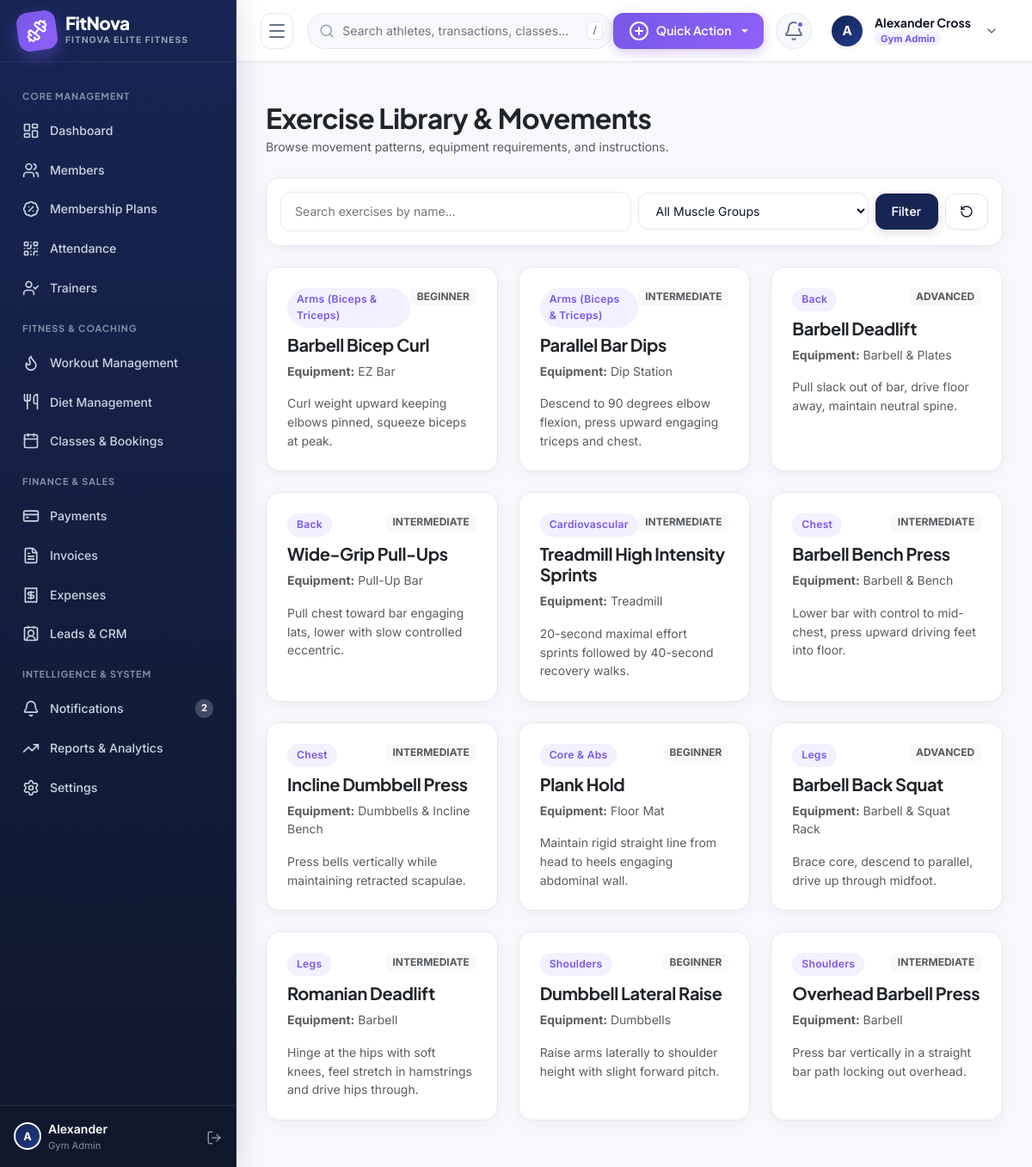
Page /fitness/exercises/ (signed in) on the committed database.
### apps/accounts/models.py (models this page shows, shortened)
class GymOrganization(models.Model):
    name = models.CharField(max_length=200)
    slug = models.SlugField(max_length=220, unique=True)
    logo = models.ImageField(upload_to='organizations/logos/', null=True, blank=True)
    email = models.EmailField()
    phone = models.CharField(max_length=20)
    website = models.URLField(blank=True, default='')
    tax_id = models.CharField(max_length=50, blank=True, default='', verbose_name='Tax/GST ID')
    currency = models.CharField(max_length=10, default='$')
    is_active = models.BooleanField(default=True)
    created_at = models.DateTimeField(auto_now_add=True)
    updated_at = models.DateTimeField(auto_now=True)
    class Meta:
        verbose_name = 'Gym Organization'
        verbose_name_plural = 'Gym Organizations'
        ordering = ['name']

class User(AbstractUser):
    class Role(models.TextChoices):
        SUPER_ADMIN = 'SUPER_ADMIN', _('Super Admin')
        GYM_ADMIN = 'GYM_ADMIN', _('Gym Admin')
        STAFF = 'STAFF', _('Receptionist / Staff')
        TRAINER = 'TRAINER', _('Trainer')
        MEMBER = 'MEMBER', _('Gym Member')
    class Gender(models.TextChoices):
        MALE = 'MALE', _('Male')
        FEMALE = 'FEMALE', _('Female')
        OTHER = 'OTHER', _('Other')
    role = models.CharField(
        max_length=20,
        choices=Role.choices,
        default=Role.MEMBER,
        db_index=True
    )
    organization = models.ForeignKey(
        GymOrganization,
        on_delete=models.CASCADE,
        null=True,
        blank=True,
        related_name='users'
    )
    branch = models.ForeignKey(
        GymBranch,
        on_delete=models.SET_NULL,
        null=True,
        blank=True,
        related_name='branch_users'
    )
    phone = models.CharField(max_length=20, blank=True, default='')
    profile_picture = models.ImageField(upload_to='profiles/', null=True, blank=True)
    gender = models.CharField(max_length=10, choices=Gender.choices, default=Gender.MALE)
    date_of_birth = models.DateField(null=True, blank=True)
    address = models.TextField(blank=True, default='')
    is_verified = models.BooleanField(default=True)
    class Meta:
        ordering = ['-date_joined']
        indexes = [
            models.Index(fields=['organization', 'role']),
            models.Index(fields=['email']),
        ]
    @property
    def is_member(self):
        return self.role == self.Role.MEMBER

### apps/fitness/models.py (models this page shows, shortened)
class Exercise(models.Model):
    class Category(models.TextChoices):
        CHEST = 'CHEST', 'Chest'
        BACK = 'BACK', 'Back'
        LEGS = 'LEGS', 'Legs'
        SHOULDERS = 'SHOULDERS', 'Shoulders'
        ARMS = 'ARMS', 'Arms (Biceps & Triceps)'
        CORE = 'CORE', 'Core & Abs'
        CARDIO = 'CARDIO', 'Cardiovascular'
        FULL_BODY = 'FULL_BODY', 'Full Body & Functional'
    class Difficulty(models.TextChoices):
        BEGINNER = 'BEGINNER', 'Beginner'
        INTERMEDIATE = 'INTERMEDIATE', 'Intermediate'
        ADVANCED = 'ADVANCED', 'Advanced'
    organization = models.ForeignKey(
        GymOrganization,
        on_delete=models.CASCADE,
        null=True,
        blank=True,
        related_name='exercises'
    )
    name = models.CharField(max_length=150)
    category = models.CharField(max_length=30, choices=Category.choices, default=Category.FULL_BODY)
    difficulty = models.CharField(max_length=20, choices=Difficulty.choices, default=Difficulty.BEGINNER)
    equipment = models.CharField(max_length=100, default='Bodyweight', help_text='e.g., Barbell, Dumbbell, Cable, Machine')
    instructions = models.TextField(blank=True, default='')
    class Meta:
        ordering = ['category', 'name']
        verbose_name = 'Exercise'
        verbose_name_plural = 'Exercise Library'

### apps/fitness/views.py (the view)
# urls.py: path('exercises/', views.exercise_library, name='exercise_library'),
@login_required
def exercise_library(request):
    exercises = Exercise.objects.all()
    category = request.GET.get('category', '').strip()
    search = request.GET.get('search', '').strip()
    if category:
        exercises = exercises.filter(category=category)
    if search:
        exercises = exercises.filter(name__icontains=search)
    paginator = Paginator(exercises, 12)
    page_obj = paginator.get_page(request.GET.get('page'))
    return render(request, 'fitness/exercise_library.html', {
        'page_obj': page_obj,
        'category_filter': category,
        'search_query': search,
        'categories': Exercise.Category.choices
    })

### apps/accounts/context_processors.py (called while the page is built)
def global_fitnova_context(request):
    if not request.user.is_authenticated:
        return {}
    unread_count = 0
    recent_notifications = []
    try:
        notifications_qs = request.user.notifications.all()
        unread_count = notifications_qs.filter(is_read=False).count()
        recent_notifications = notifications_qs[:5]
    except Exception:
        pass
    return {
        'unread_notifications_count': unread_count,
        'recent_notifications': recent_notifications,
        'current_org': getattr(request.user, 'organization', None),
        'current_branch': getattr(request.user, 'branch', None),
    }

### templates/fitness/exercise_library.html (shortened to what this page needs)
{% extends 'base.html' %}
{% block content %}
<div class="row g-4 mb-4">
  <div class="col-12 d-flex flex-wrap align-items-center justify-content-between gap-3">
    <div>
      <h2 class="fw-bold text-dark mb-1">Exercise Library & Movements</h2>
      <p class="text-muted small mb-0">Browse movement patterns, equipment requirements, and instructions.</p>
    </div>
  </div>
  <div class="col-12">
    <div class="fn-card p-3">
      <form method="GET" action="{% url 'fitness:exercise_library' %}" class="row g-2 align-items-center">
        <div class="col-md-6">
          <input type="text" name="search" class="fn-input" placeholder="Search exercises by name..." value="{{ search_query }}">
        </div>
        <div class="col-md-4">
          <select name="category" class="fn-select">
            <option value="">All Muscle Groups</option>
          </select>
        </div>
        <div class="col-md-2 d-flex gap-2">
          <button type="submit" class="btn btn-fn-primary w-100">Filter</button>
          <a href="{% url 'fitness:exercise_library' %}" class="btn btn-fn-outline" title="Reset"><i data-lucide="rotate-ccw" style="width: 16px;"></i></a>
        </div>
      </form>
    </div>
  </div>
  {% for ex in page_obj %}
  <div class="col-lg-4 col-md-6">
    <div class="fn-card h-100 p-4 d-flex flex-column">
      <div class="d-flex justify-content-between align-items-start mb-2">
        <span class="fn-badge fn-badge-accent">{{ ex.get_category_display }}</span>
        <span class="badge bg-light text-muted small">{{ ex.difficulty }}</span>
      </div>
      <h5 class="fw-bold text-dark mb-2">{{ ex.name }}</h5>
      <div class="text-muted small mb-3"><strong>Equipment:</strong> {{ ex.equipment }}</div>
      <p class="text-muted small flex-grow-1 mb-0">{{ ex.instructions|default:"Execute with controlled cadence and full range of motion." }}</p>
    </div>
  </div>
  {% endfor %}
</div>
{% endblock %}

### templates/base.html (shortened to what this page needs)
{% load static %}
<!DOCTYPE html>
<html lang="en">
<head>
  <link href="https://cdn.jsdelivr.net/npm/bootstrap@5.3.3/dist/css/bootstrap.min.css" rel="stylesheet">
  <link rel="stylesheet" href="{% static 'css/fitnova.css' %}">
</head>
<body>
<div class="fn-app-wrapper">
  <aside class="fn-sidebar">
    <a href="{% url 'dashboard:index' %}" class="fn-sidebar-brand">
      <div class="fn-brand-logo-icon">
        <i data-lucide="dumbbell"></i>
      </div>
      <div class="fn-brand-text">
        <span class="fn-brand-title">FitNova</span>
        <span class="fn-brand-badge">{{ current_org.name|default:"GYM SAAS" }}</span>
      </div>
    </a>
    <div class="fn-sidebar-nav">
      <div class="fn-nav-header-title">Core Management</div>
      <a href="{% url 'dashboard:index' %}" class="fn-nav-link {% if request.resolver_match.app_name == 'dashboard' and request.resolver_match.url_name == 'index' %}active{% endif %}">
        <i data-lucide="layout-dashboard"></i>
        <span class="fn-nav-text">Dashboard</span>
      </a>
      {% if not user.is_member %}
      <a href="{% url 'members:member_list' %}" class="fn-nav-link {% if request.resolver_match.app_name == 'members' %}active{% endif %}">
        <i data-lucide="users"></i>
        <span class="fn-nav-text">Members</span>
      </a>
      {% endif %}
      {% if not user.is_member %}
      <a href="{% url 'memberships:plan_list' %}" class="fn-nav-link {% if request.resolver_match.app_name == 'memberships' %}active{% endif %}">
        <i data-lucide="badge-percent"></i>
        <span class="fn-nav-text">Membership Plans</span>
      </a>
      {% endif %}
      <a href="{% url 'attendance:attendance_list' %}" class="fn-nav-link {% if request.resolver_match.app_name == 'attendance' %}active{% endif %}">
        <i data-lucide="qr-code"></i>
        <span class="fn-nav-text">Attendance</span>
      </a>
      {% if not user.is_member %}
      <a href="{% url 'trainers:trainer_list' %}" class="fn-nav-link {% if request.resolver_match.app_name == 'trainers' %}active{% endif %}">
        <i data-lucide="user-check"></i>
        <span class="fn-nav-text">Trainers</span>
      </a>
      {% endif %}
      <div class="fn-nav-header-title">Fitness & Coaching</div>
      <a href="{% url 'fitness:workout_list' %}" class="fn-nav-link {% if request.resolver_match.app_name == 'fitness' and 'workout' in request.path %}active{% endif %}">
        <i data-lucide="flame"></i>
        <span class="fn-nav-text">Workout Management</span>
      </a>
      <a href="{% url 'fitness:diet_list' %}" class="fn-nav-link {% if request.resolver_match.app_name == 'fitness' and 'diet' in request.path %}active{% endif %}">
        <i data-lucide="utensils"></i>
        <span class="fn-nav-text">Diet Management</span>
      </a>
      <a href="{% url 'classes:class_list' %}" class="fn-nav-link {% if request.resolver_match.app_name == 'classes' %}active{% endif %}">
        <i data-lucide="calendar"></i>
        <span class="fn-nav-text">Classes & Bookings</span>
      </a>
      {% if not user.is_member %}
      <div class="fn-nav-header-title">Finance & Sales</div>
      <a href="{% url 'payments:payment_list' %}" class="fn-nav-link {% if request.resolver_match.app_name == 'payments' and request.resolver_match.url_name == 'payment_list' %}active{% endif %}">
        <i data-lucide="credit-card"></i>
        <span class="fn-nav-text">Payments</span>
      </a>
      <a href="{% url 'payments:invoice_list' %}" class="fn-nav-link {% if request.resolver_match.app_name == 'payments' and 'invoice' in request.path %}active{% endif %}">
        <i data-lucide="file-text"></i>
        <span class="fn-nav-text">Invoices</span>
      </a>
      <a href="{% url 'payments:expense_list' %}" class="fn-nav-link {% if request.resolver_match.app_name == 'payments' and 'expense' in request.path %}active{% endif %}">
        <i data-lucide="receipt"></i>
        <span class="fn-nav-text">Expenses</span>
      </a>
      <a href="{% url 'crm:lead_list' %}" class="fn-nav-link {% if request.resolver_match.app_name == 'crm' %}active{% endif %}">
        <i data-lucide="contact-round"></i>
        <span class="fn-nav-text">Leads & CRM</span>
      </a>
      {% endif %}
      <div class="fn-nav-header-title">Intelligence & System</div>
      <a href="{% url 'notifications:list' %}" class="fn-nav-link {% if request.resolver_match.app_name == 'notifications' %}active{% endif %}">
        <i data-lucide="bell"></i>
        <span class="fn-nav-text">Notifications</span>
        {% if unread_notifications_count > 0 %}
        <span class="fn-nav-badge">{{ unread_notifications_count }}</span>
        {% endif %}
      </a>
      {% if not user.is_member %}
      <a href="{% url 'dashboard:reports' %}" class="fn-nav-link {% if request.resolver_match.url_name == 'reports' %}active{% endif %}">
        <i data-lucide="trending-up"></i>
        <span class="fn-nav-text">Reports & Analytics</span>
      </a>
      <a href="{% url 'dashboard:settings' %}" class="fn-nav-link {% if request.resolver_match.url_name == 'settings' %}active{% endif %}">
        <i data-lucide="settings"></i>
        <span class="fn-nav-text">Settings</span>
      </a>
      {% endif %}
    </div>
    <div class="p-3 border-top border-white border-opacity-10 d-flex align-items-center justify-content-between">
      <div class="d-flex align-items-center gap-2">
        <div class="fn-avatar" style="width: 32px; height: 32px; font-size: 0.8rem;">
          {{ user.first_name|default:user.username|make_list|first|upper }}
        </div>
        <div class="fn-brand-text">
          <small class="text-white fw-semibold">{{ user.first_name|default:user.username }}</small>
          <small class="text-white-50" style="font-size: 0.7rem;">{{ user.get_role_display }}</small>
        </div>
      </div>
      <a href="{% url 'accounts:logout' %}" class="text-white-50 hover-white text-decoration-none" title="Sign Out">
        <i data-lucide="log-out" style="width: 18px; height: 18px;"></i>
      </a>
    </div>
  </aside>
  <main class="fn-main-content">
    <header class="fn-topbar">
      <div class="fn-topbar-left">
        <button type="button" class="fn-sidebar-toggle-btn" id="fnSidebarToggle" title="Toggle Navigation">
          <i data-lucide="menu"></i>
        </button>
        <form action="{% url 'dashboard:search' %}" method="GET" class="fn-global-search">
          <input type="text" name="q" id="fnGlobalSearchInput" placeholder="Search athletes, transactions, classes..." value="{{ request.GET.q }}">
          <span class="fn-search-badge">/</span>
        </form>
      </div>
      <div class="fn-topbar-right">
        {% if not user.is_member %}
        <div class="dropdown">
          <button class="btn-fn-accent dropdown-toggle" type="button" data-bs-toggle="dropdown" aria-expanded="false">
            <i data-lucide="plus-circle"></i>
            <span>Quick Action</span>
          </button>
        </div>
        {% endif %}
        <div class="dropdown">
          <a href="#" class="fn-icon-btn {% if unread_notifications_count > 0 %}has-unread{% endif %}" data-bs-toggle="dropdown" aria-expanded="false" title="Notification Center">
            <i data-lucide="bell"></i>
            {% if unread_notifications_count > 0 %}
            <span class="fn-badge-dot"></span>
            {% endif %}
          </a>
        </div>
        <div class="dropdown">
          <div class="fn-user-dropdown" data-bs-toggle="dropdown" aria-expanded="false">
            <div class="fn-avatar">
              {% if user.profile_picture %}
              <img src="{{ user.profile_picture.url }}" alt="{{ user.first_name }}">
              {% else %}
              {{ user.first_name|default:user.username|make_list|first|upper }}
              {% endif %}
            </div>
            <div class="fn-user-meta d-none d-md-flex">
              <span class="fn-user-name">{{ user.get_full_name|default:user.username }}</span>
              <span class="fn-user-role-badge">{{ user.get_role_display }}</span>
            </div>
            <i data-lucide="chevron-down" class="text-muted ms-1" style="width: 16px;"></i>
          </div>
        </div>
      </div>
    </header>
    <div class="container-fluid px-4 pt-3">
    </div>
    <div class="fn-page-container fn-animate-in">
      {% block content %}{% endblock %}
    </div>
  </main>
</div>
</body>
</html>

### rows in the picture
GymOrganization: name "FITNOVA ELITE FITNESS"
User: first_name|make_list "A", first_name "Alexander", role "Gym Admin", get_full_name "Alexander Cross"
Exercise: category "Arms (Biceps & Triceps)", difficulty "BEGINNER", name "Barbell Bicep Curl", equipment "EZ Bar", instructions "Curl weight upward keeping elbows pinned, squeeze biceps at peak."
Exercise: category "Arms (Biceps & Triceps)", difficulty "INTERMEDIATE", name "Parallel Bar Dips", equipment "Dip Station", instructions "Descend to 90 degrees elbow flexion, press upward engaging triceps and chest."
Exercise: category "Back", difficulty "ADVANCED", name "Barbell Deadlift", equipment "Barbell & Plates", instructions "Pull slack out of bar, drive floor away, maintain neutral spine."
Exercise: category "Back", difficulty "INTERMEDIATE", name "Wide-Grip Pull-Ups", equipment "Pull-Up Bar", instructions "Pull chest toward bar engaging lats, lower with slow controlled eccentric."
Exercise: category "Cardiovascular", difficulty "INTERMEDIATE", name "Treadmill High Intensity Sprints", equipment "Treadmill", instructions "20-second maximal effort sprints followed by 40-second recovery walks."
Exercise: category "Chest", difficulty "INTERMEDIATE", name "Barbell Bench Press", equipment "Barbell & Bench", instructions "Lower bar with control to mid-chest, press upward driving feet into floor."
Exercise: category "Chest", difficulty "INTERMEDIATE", name "Incline Dumbbell Press", equipment "Dumbbells & Incline Bench", instructions "Press bells vertically while maintaining retracted scapulae."
Exercise: category "Core & Abs", difficulty "BEGINNER", name "Plank Hold", equipment "Floor Mat", instructions "Maintain rigid straight line from head to heels engaging abdominal wall."
Exercise: category "Legs", difficulty "ADVANCED", name "Barbell Back Squat", equipment "Barbell & Squat Rack", instructions "Brace core, descend to parallel, drive up through midfoot."
Exercise: category "Legs", difficulty "INTERMEDIATE", name "Romanian Deadlift", equipment "Barbell", instructions "Hinge at the hips with soft knees, feel stretch in hamstrings and drive hips through."
Exercise: category "Shoulders", difficulty "BEGINNER", name "Dumbbell Lateral Raise", equipment "Dumbbells", instructions "Raise arms laterally to shoulder height with slight forward pitch."
Exercise: category "Shoulders", difficulty "INTERMEDIATE", name "Overhead Barbell Press", equipment "Barbell", instructions "Press bar vertically in a straight bar path locking out overhead."

### other values in the picture
{{ unread_notifications_count }} "2"
